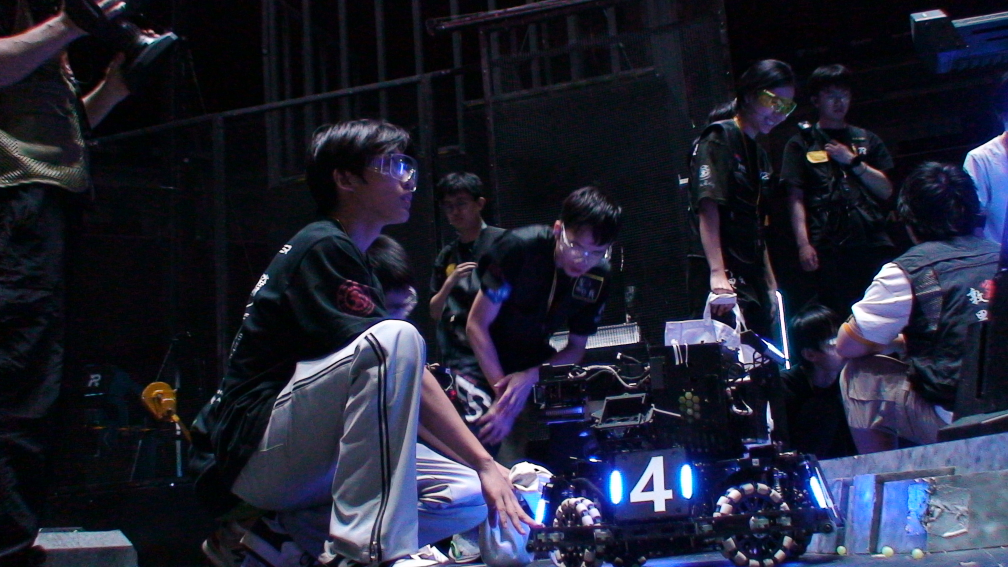
//> input picture homework/resources/test_image_2.png, 2016 x 1134 px (shown at 1/2 size)
$ ./main   (built with g++ and OpenCV 4)
//> lines starting //> are read from the running program, lines starting //| are printed output that depends on the picture; after the words box and inside, x2 and y2 are one past the last pixel; in counts of white or black regions, pixels touching at a corner belong together
#include <iostream>
#include <iostream>
#include <opencv2/core.hpp>
#include <iostream>
#include <opencv2/core.hpp>
#include <opencv2/imgcodecs.hpp>
#include <opencv2/highgui.hpp>
#include <opencv2/imgproc.hpp>

int main(int, char**){

    // 读取原始图片
    std::string img_path = "../resources/test_image_2.png";
    cv::Mat img = cv::imread(img_path);
//> img is the input picture: 1134 rows x 2016 cols, CV_8UC3; mean B, G, R 51.6, 35, 32.9
    if (img.empty()) {
        std::cerr << "无法加载图片: " << img_path << std::endl;
        return 1;
    }

    // 转为HSV图
    cv::Mat hsv_img;
    cv::cvtColor(img, hsv_img, cv::COLOR_BGR2HSV);
//> hsv_img: 1134 rows x 2016 cols, CV_8UC3; mean H, S, V 115, 146.6, 52.7

    // HSV分割#FFFBFF颜色
    cv::Mat bgr_pixel(1,1,CV_8UC3,cv::Scalar(255,251,255));
    cv::Mat hsv_pixel;
    cv::cvtColor(bgr_pixel, hsv_pixel, cv::COLOR_BGR2HSV);
    cv::Vec3b hsv_val = hsv_pixel.at<cv::Vec3b>(0,0);
    int h = hsv_val[0], s = hsv_val[1], v = hsv_val[2];
    cv::Scalar lower_hsv(std::max(h-5,0), std::max(s-30,0), std::max(v-30,0));
    cv::Scalar upper_hsv(std::min(h+5,180), std::min(s+30,255), std::min(v+30,255));
    cv::Mat mask_FFFBFF;
    cv::inRange(hsv_img, lower_hsv, upper_hsv, mask_FFFBFF);
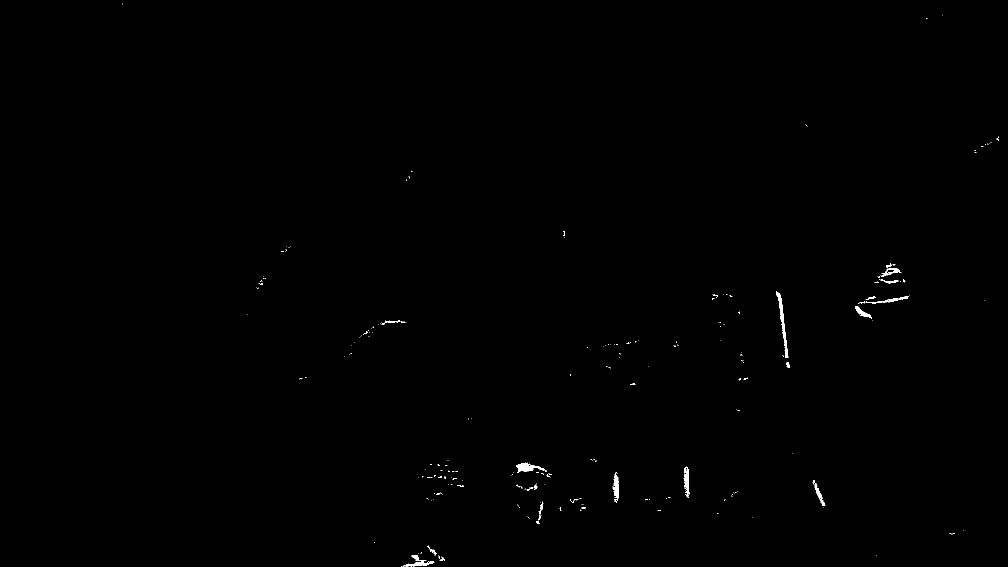
//> mask_FFFBFF: 1134 rows x 2016 cols, CV_8UC1 (shown at 1/2 size); 0.21% white; 267 white regions (242 under 20 px)

    // 高斯滤波去噪
    cv::Mat mask_blur;
    cv::GaussianBlur(mask_FFFBFF, mask_blur, cv::Size(5,5), 0);

    // 轮廓识别
    std::vector<std::vector<cv::Point>> contours;
    std::vector<cv::Vec4i> hierarchy;
    cv::findContours(mask_blur, contours, hierarchy, cv::RETR_EXTERNAL, cv::CHAIN_APPROX_SIMPLE);
//> contours = 101 contours, 18 with area under 20; largest, box (x1, y1, x2, y2) and area: (1708, 589, 1822, 643) 1408, (1550, 581, 1579, 718) 1291, (1746, 524, 1813, 569) 1170, (1030, 923, 1106, 957) 1142, (800, 1103, 872, 1134) 880

    // 绘制轮廓和bounding box
    cv::Mat contour_img = img.clone();
    std::vector<cv::Rect> selected_boxes;
    for (size_t i = 0; i < contours.size(); ++i) {
        int label_num = static_cast<int>(i+1);
        if (label_num == 34 || label_num == 39) {
            cv::Rect bbox = cv::boundingRect(contours[i]);
            cv::rectangle(contour_img, bbox, cv::Scalar(0,0,255), 2);
            selected_boxes.push_back(bbox);
        }
    }
//> this loop made 101 passes
//> bbox on passes 34, 39: Rect(1223, 943, 17, 64), Rect(1365, 931, 17, 66)
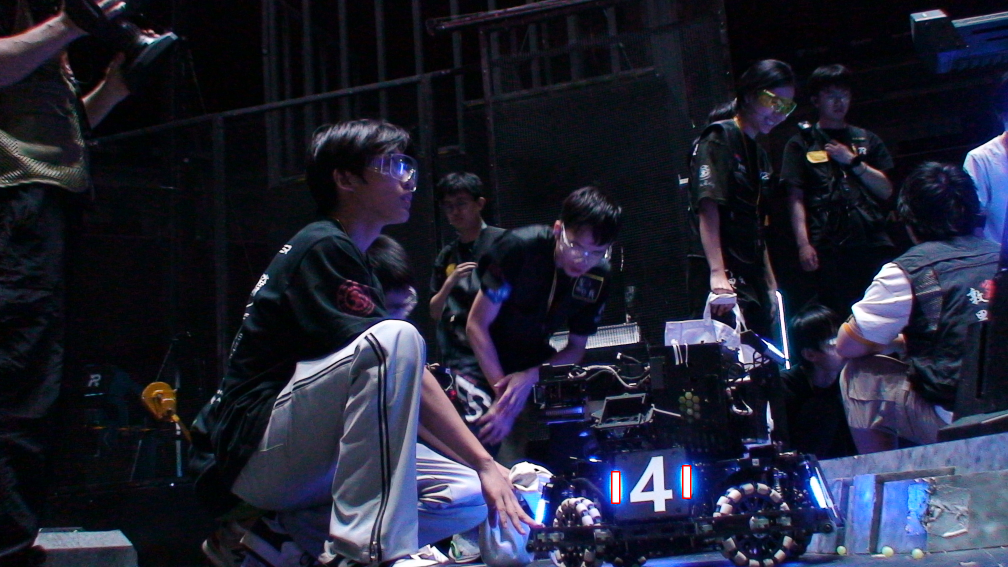
//> contour_img: 1134 rows x 2016 cols, CV_8UC3 (shown at 1/2 size); 952 pixels changed, all inside (x1, y1, x2, y2) = (1222, 930, 1383, 1008)

    // 连接两个矩形框形成一个大矩形框
    if (selected_boxes.size() == 2) {
        int x1 = std::min(selected_boxes[0].x, selected_boxes[1].x);
//> x1 = 1223
        int y1 = std::min(selected_boxes[0].y, selected_boxes[1].y);
//> y1 = 931
        int x2 = std::max(selected_boxes[0].x + selected_boxes[0].width, selected_boxes[1].x + selected_boxes[1].width);
//> x2 = 1382
        int y2 = std::max(selected_boxes[0].y + selected_boxes[0].height, selected_boxes[1].y + selected_boxes[1].height);
//> y2 = 1007
        cv::Rect big_box(x1, y1, x2-x1, y2-y1);
//> big_box = Rect(1223, 931, 159, 76)
        cv::Mat big_box_img = img.clone();
        cv::rectangle(big_box_img, big_box, cv::Scalar(0,0,255), 2);
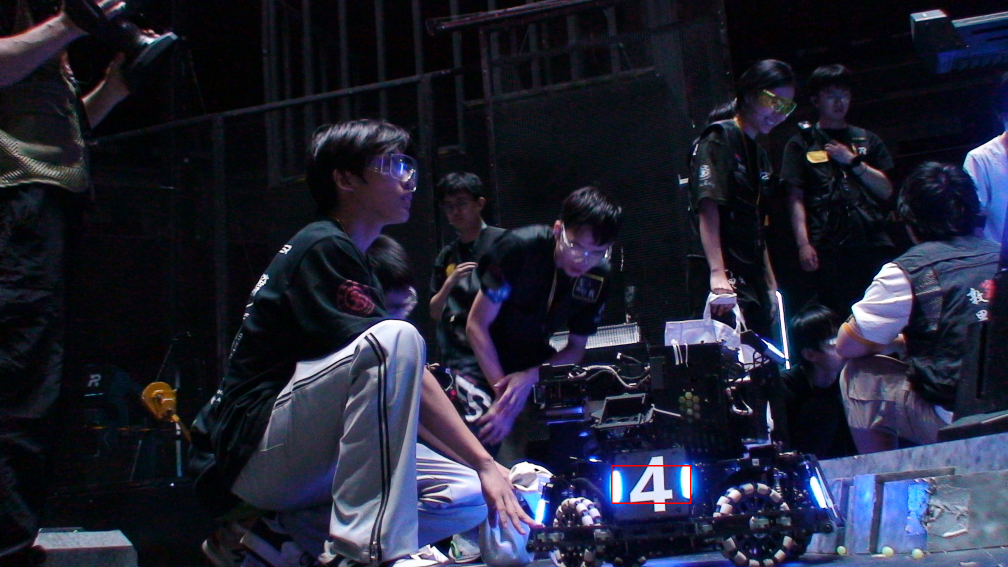
//> big_box_img: 1134 rows x 2016 cols, CV_8UC3 (shown at 1/2 size); 0.06% of pixels changed, all inside (x1, y1, x2, y2) = (1222, 930, 1383, 1008)
        cv::imwrite("../output/armop_image_3.png", big_box_img);
        cv::imshow("armop_image_3.png", big_box_img);
    }
    cv::imwrite("../output/armor_detection_v2_result.jpg", contour_img);
    cv::imshow("armor_detection_v2_result.jpg", contour_img);

    cv::waitKey(0);
    return 0;
}
